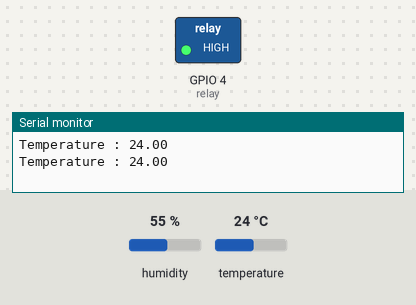
A sketch run on a simulated ESP32. Shown: switched loads named in the sketch (green lamp = pin HIGH), the last lines printed to the serial monitor. The test bench sets the inputs (shaded band); at power-on: temperature 24 °C, humidity 55 %.

Above: at 2.8 s.
2.9 s: temperature set to 23.1 °C
At 5.2 s:
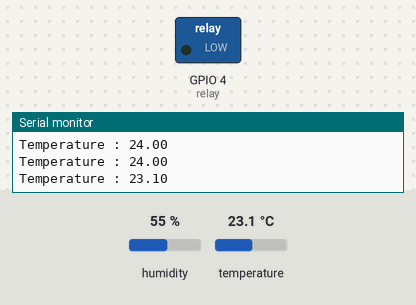
5.6 s: temperature set to 28 °C
At 7.0 s:
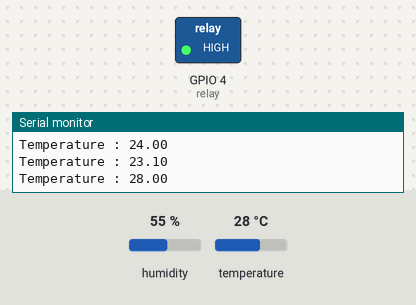
8.3 s: temperature set to 12 °C
At 10.5 s:
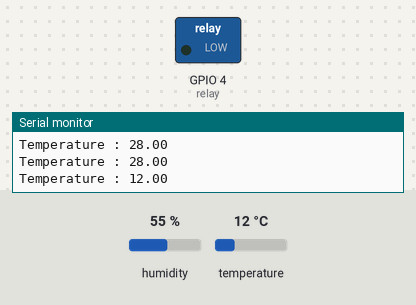
Timing chart, 0 to 12.0 s (numbered marks = the images above; inputs shaded):
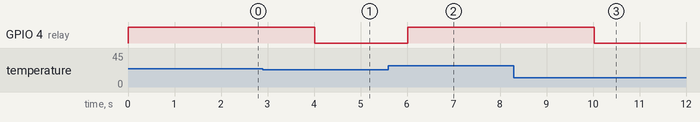

The sketch:

sketch.ino
```cpp
#include <DHT.h>
DHT dht(13,DHT22);
void setup()
{
  Serial.begin(115200);
  dht.begin();
  pinMode(4, OUTPUT);
}
void loop()
{
  float temperature=dht.readTemperature();
  if (isnan(temperature))
  {
    Serial.println("Failed to read from dht sensor");
  }
  else
  {
    Serial.print("Temperature : ");
    Serial.println(temperature);
    if (temperature>=24)
    {
      digitalWrite(4,HIGH);
    }
    else{
      digitalWrite(4,LOW);
    }
  }
  delay(2000);
}
```

Measured:
- the behaviour switches between 24 and 23.9 °C on temperature (found by bisection; images 0 and 1)
- after the input at 2.9 s, GPIO 4 (relay): HIGH → LOW after 1.1 s
- after the input at 5.6 s, GPIO 4 (relay): LOW → HIGH after 0.42 s
- after the input at 8.3 s, GPIO 4 (relay): HIGH → LOW after 1.7 s
